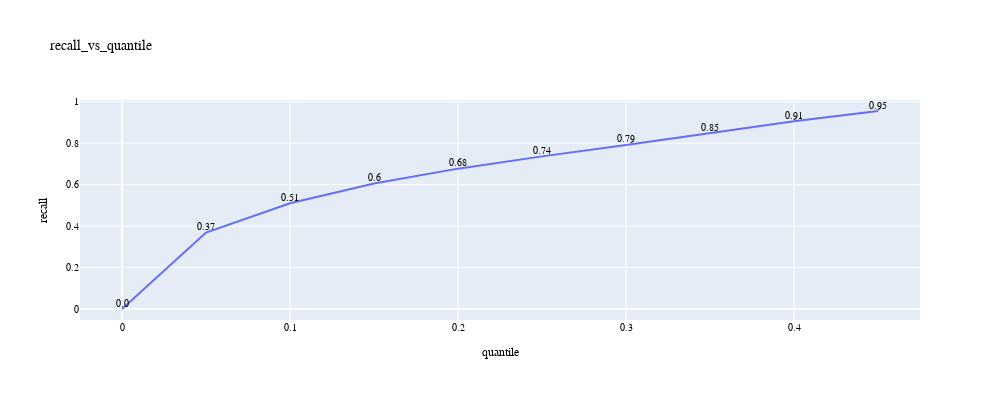

The code cell stored with this chart in its notebook:
### Code cell
visualize_recal_vs_quantile()

### Figure 1 — Plotly figure (JSON) as saved in the notebook; plotly's stock layout.template omitted (floating-point values rounded to 4 significant figures)
{"data": [{"hovertemplate": "quantile=%{x}<br>recall=%{y}<extra></extra>", "legendgroup": "", "line": {"color": "#636efa", "dash": "solid"}, "marker": {"symbol": "circle"}, "mode": "lines+text", "name": "", "orientation": "v", "showlegend": false, "text": ["0.0", "0.37", "0.51", "0.6", "0.68", "0.74", "0.79", "0.85", "0.91", "0.95"], "textposition": "top center", "type": "scatter", "x": [0, 0.05, 0.1, 0.15, 0.2, 0.25, 0.3, 0.35, 0.4, 0.45], "xaxis": "x", "y": [0, 0.3689, 0.5102, 0.6048, 0.677, 0.7361, 0.7912, 0.848, 0.9054, 0.955], "yaxis": "y"}], "layout": {"font": {"color": "black", "family": "Arial, sans-serif", "size": 10}, "height": 400, "legend": {"tracegroupgap": 0}, "title": {"text": "recall_vs_quantile"}, "width": 1000, "xaxis": {"anchor": "y", "domain": [0, 1], "title": {"text": "quantile"}}, "yaxis": {"anchor": "x", "domain": [0, 1], "title": {"text": "recall"}}}}
